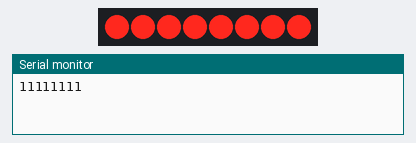
The sketch below on a simulated Arduino Uno, built with avr-gcc and run on an emulated ATmega328P. On the bench: 8 shift-register outputs drawn as a row of LEDs (first output left, lit = HIGH), the last lines printed to the serial monitor. Wiring (inferred from the names in the program): shift register (74HC595): data pin 12; shift clock pin 9; latch pin 11. Wiring (inferred from the signals the program sends): row of LEDs: on Q0, Q1, Q2, Q3, Q4, Q5, Q6, Q7.

Above: at 0.05 s.
At 0.75 s:
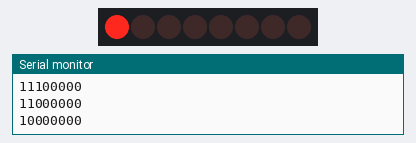
Timing chart, 0 to 2.3 s (numbered marks = the images above):
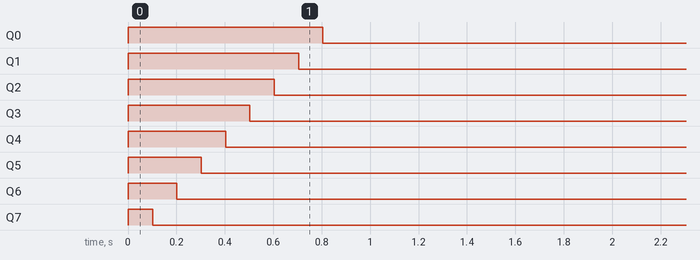

The sketch:

code.ino
```cpp
int latchpin = 11;
int clockpin = 9;
int datapin = 12;
byte LEDs = 0b11111111;

void setup(){
  Serial.begin(9600);
  pinMode(latchpin, OUTPUT);
  pinMode(clockpin, OUTPUT);
  pinMode(datapin, OUTPUT);
}

void loop(){
  Serial.println(LEDs, BIN);
  digitalWrite(latchpin, LOW);
  shiftOut(datapin, clockpin, LSBFIRST, LEDs);
  digitalWrite(latchpin, HIGH);
  delay(100);
  LEDs = LEDs*2;
  }
```

Measured:
- by itself, Q0: LOW → HIGH at 0.00 s, → LOW 0.80 s later
- by itself, Q1: LOW → HIGH at 0.00 s, → LOW 0.70 s later
- by itself, Q2: LOW → HIGH at 0.00 s, → LOW 0.60 s later
- by itself, Q3: LOW → HIGH at 0.00 s, → LOW 0.50 s later
- by itself, Q4: LOW → HIGH at 0.00 s, → LOW 0.40 s later
- by itself, Q5: LOW → HIGH at 0.00 s, → LOW 0.30 s later
- by itself, Q6: LOW → HIGH at 0.00 s, → LOW 0.20 s later
- by itself, Q7: LOW → HIGH at 0.00 s, → LOW 0.10 s later
